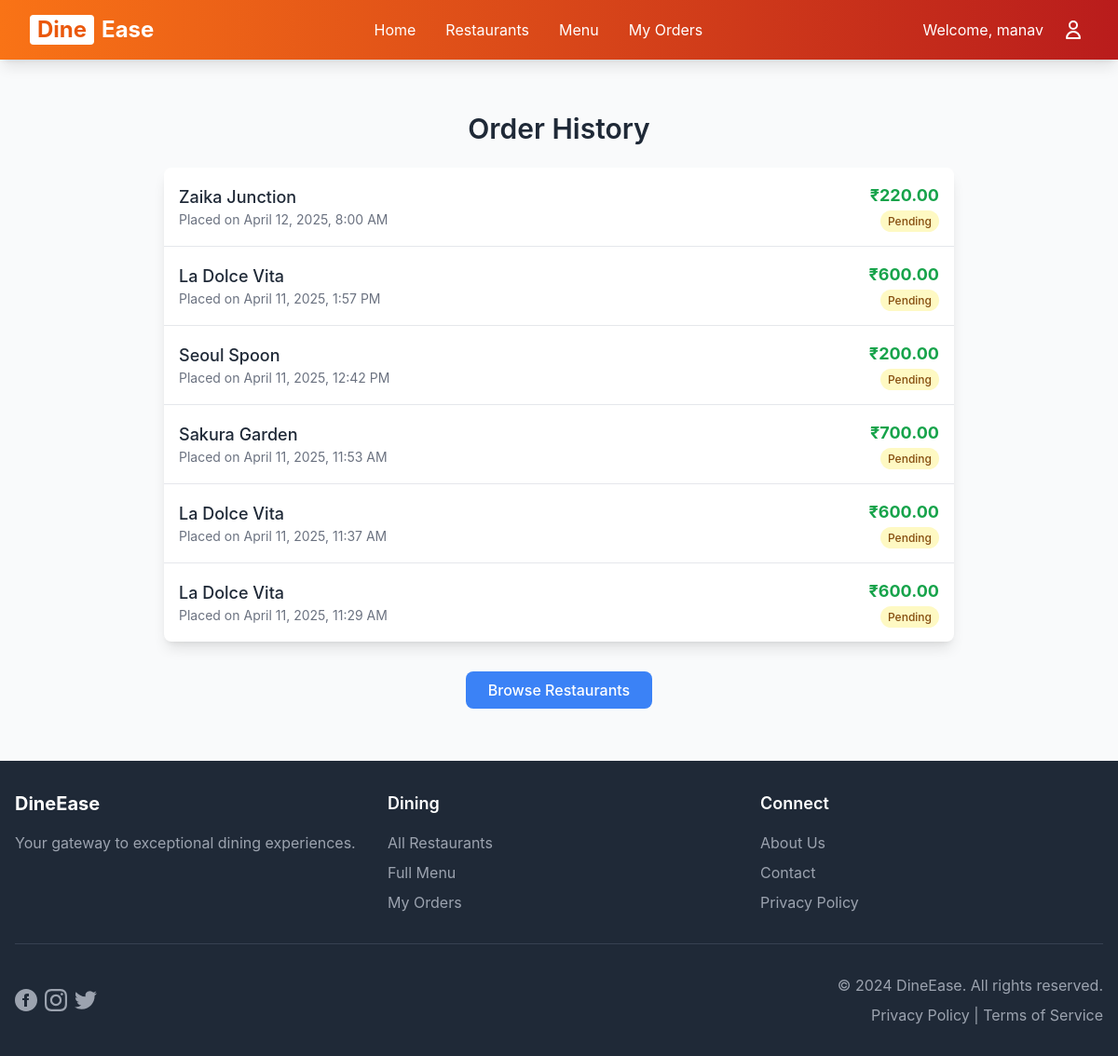
/order-history/ (signed in), run on an earlier commit of the app's database.
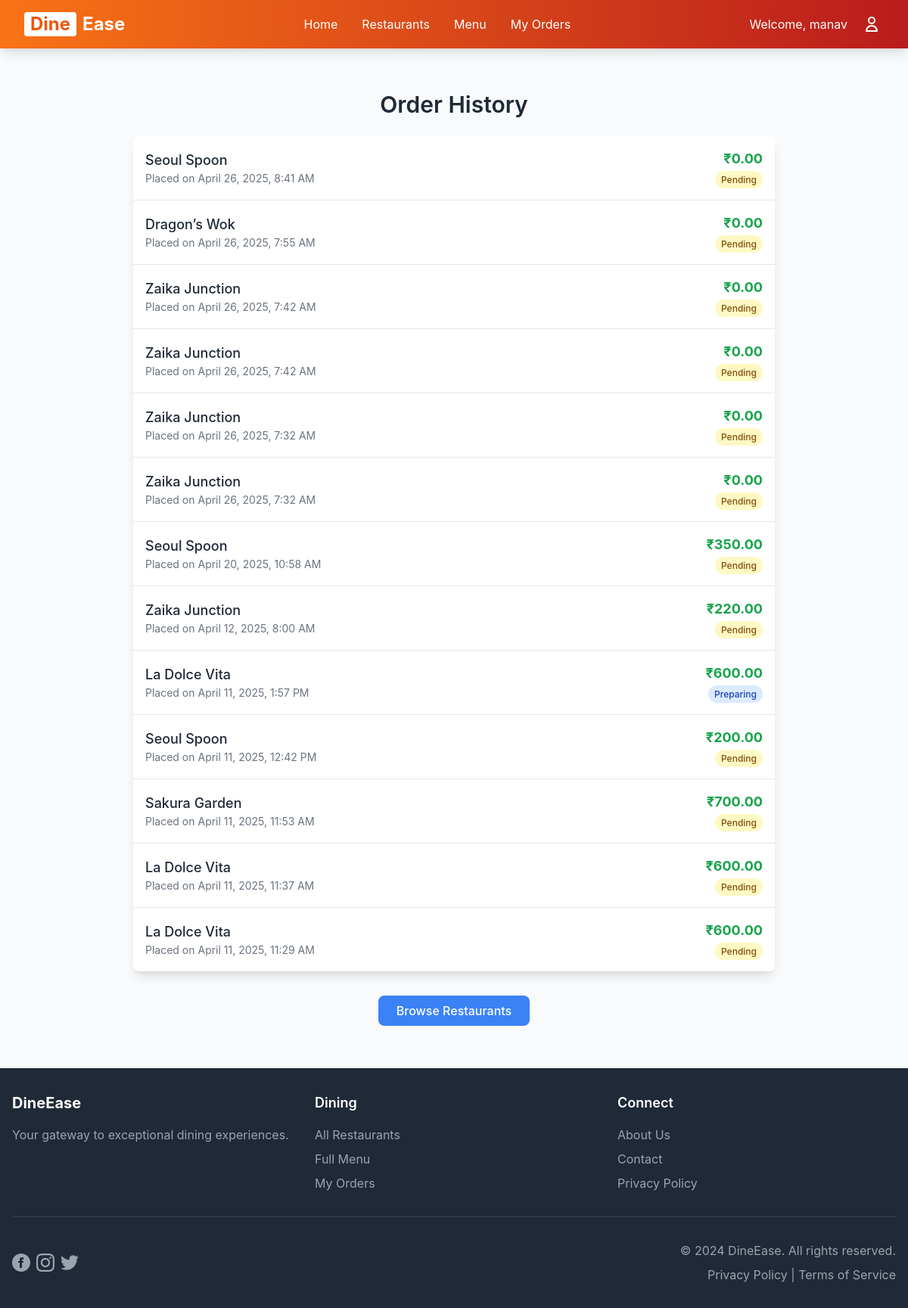
And on a later commit of the database.
### main/models.py (models this page shows, shortened)
class Order(models.Model):
    STATUS_CHOICES = [
        ('Pending', 'Pending'),
        ('Preparing', 'Preparing'),
        ('Completed', 'Completed'),
        ('Cancelled', 'Cancelled'),
    ]
    user = models.ForeignKey(User, on_delete=models.CASCADE, null=True, blank=True)
    guest_id = models.UUIDField(default=uuid.uuid4, editable=False, null=True, blank=True)
    restaurant = models.ForeignKey(Restaurant, on_delete=models.CASCADE)
    status = models.CharField(max_length=20, choices=STATUS_CHOICES, default='Pending')
    total_price = models.DecimalField(max_digits=8, decimal_places=2, default=0.00, editable=False)
    discount_applied = models.DecimalField(max_digits=8, decimal_places=2, default=0.00)
    coupon = models.ForeignKey(Coupon, null=True, blank=True, on_delete=models.SET_NULL)
    created_at = models.DateTimeField(auto_now_add=True)
    def __init__(self, *args, **kwargs):
        super().__init__(*args, **kwargs)
        self.skip_price_calculation = False

class Restaurant(models.Model):
    CUISINE_CHOICES = [
        ('korean','Korean'),
        ('italian', 'Italian'),
        ('japanese','Japanese'),
        ('mexican','Mexican'),
        ('chinese', 'Chinese'),
        ('thai', 'Thai'),
        ('spanish','Spanish'),
        ('indian', 'Indian'),
    ]
    name = models.CharField(max_length=255)
    location = models.CharField(max_length=255)
    description = models.TextField(blank=True)
    image = models.ImageField(upload_to="restaurants/", blank=True, null=True)
    cuisine = models.CharField(
        max_length=20,
        choices=CUISINE_CHOICES,
        default='indian'
    )

### main/views.py (the view)
# urls.py: path('order-history/', views.order_history, name='order_history'),
@login_required
def order_history(request):
    try:
        orders = Order.objects.filter(user=request.user).order_by('-created_at')
        context = {
            'orders': orders
        }
        return render(request, 'main/order_history.html', context)
    except Exception as e:
        messages.error(request, f'Error retrieving order history: {str(e)}')
        return redirect('home')

### hotel_management/urls.py (called while the page is built)
    def __call__(self, request):
        logger.info(f"Received request: {request.method} {request.path}")
        response = self.get_response(request)
        logger.info(f"Response status: {response.status_code}")
        return response

### main/templates/main/order_history.html (shortened to what this page needs)
{% extends 'main/base.html' %}
{% block content %}
<div class="max-w-4xl mx-auto p-6">
    <h2 class="text-3xl font-semibold mb-6 text-center">Order History</h2>
    {% if user.is_authenticated %}
        {% if orders %}
            <div class="bg-white rounded-lg shadow-lg overflow-hidden">
                <ul class="divide-y divide-gray-200">
                    {% for order in orders %}
                        <li class="hover:bg-gray-50 transition-colors">
                            <a href="{% url 'order_summary' order.id %}" class="block p-4">
                                <div class="flex items-center justify-between">
                                    <div>
                                        <h3 class="text-lg font-medium text-gray-800">{{ order.restaurant.name }}</h3>
                                        <p class="text-sm text-gray-500">Placed on {{ order.created_at|date:"F j, Y, g:i A" }}</p>
                                    </div>
                                    <div class="text-right">
                                        <span class="font-bold text-lg text-green-600">₹{{ order.total_price }}</span>
                                        <p>
                                            <span class="px-2 py-1 rounded-full text-xs font-medium
                                                {% if order.status == 'Pending' %}bg-yellow-100 text-yellow-800{% endif %}
                                                {% if order.status == 'Preparing' %}bg-blue-100 text-blue-800{% endif %}
                                            ">
                                                {{ order.status }}
                                            </span>
                                        </p>
                                    </div>
                                </div>
                            </a>
                        </li>
                    {% endfor %}
                </ul>
            </div>
        {% endif %}
        <div class="mt-8 text-center">
            <a href="{% url 'restaurant_list' %}" class="inline-block bg-blue-500 hover:bg-blue-600 text-white font-medium px-6 py-2 rounded-lg transition-colors">
                Browse Restaurants
            </a>
        </div>
    {% endif %}
</div>
{% endblock %}

### main/templates/main/base.html (shortened to what this page needs)
{% load static %}
<!DOCTYPE html>
<html lang="en">
<head>
    <link rel="stylesheet" href="{% static 'css/output.css' %}">
</head>
<body class="bg-gray-50 flex flex-col min-h-screen">
    <nav class="gradient-orange text-white shadow-lg" x-data="{ isOpen: false, profileOpen: false }">
        <div class="max-w-7xl mx-auto px-4 sm:px-6 lg:px-8">
            <div class="flex justify-between items-center h-16">
                <div class="flex-shrink-0">
                    <a href="/" class="text-2xl font-bold text-white flex items-center hover:opacity-90 transition duration-300">
                        <span class="bg-white text-orange-600 px-2 rounded mr-2">Dine</span>
                        <span class="text-white">Ease</span>
                    </a>
                </div>
                <div class="hidden md:flex space-x-8">
                    <a href="/" class="text-white hover:text-orange-200 transition duration-300">Home</a>
                    <a href="/restaurants" class="text-white hover:text-orange-200 transition duration-300">Restaurants</a>
                    <a href="/menu" class="text-white hover:text-orange-200 transition duration-300">Menu</a>
                    {% if user.is_authenticated %}
                    <a href="{% url 'order_history' %}" class="text-white hover:text-orange-200 transition duration-300">My Orders</a>
                    {% endif %}
                </div>
                <div class="hidden md:flex items-center space-x-4">
                    {% if user.is_authenticated %}
                        <span class="text-white">Welcome, {{ user.username }}</span>
                        <div class="relative" x-data="{ open: false }">
                            <button @click="open = !open"
                                    class="text-white hover:text-orange-200 p-1 rounded-full hover:bg-white/10 transition duration-300 flex items-center">
                                <svg class="w-6 h-6" fill="none" stroke="currentColor" viewBox="0 0 24 24">
                                    <path stroke-linecap="round" stroke-linejoin="round" stroke-width="2" d="M16 7a4 4 0 11-8 0 4 4 0 018 0zM12 14a7 7 0 00-7 7h14a7 7 0 00-7-7z"/>
                                </svg>
                            </button>
                        </div>
                    {% endif %}
                </div>
            </div>
        </div>
    </nav>
    <main class="flex-grow text-gray-800">
        <div class="container mx-auto px-4 py-8">
            {% block content %}{% endblock %}
        </div>
    </main>
    <footer class="bg-gray-800 text-white py-8 mt-auto">
        <div class="container mx-auto px-4">
            <div class="grid grid-cols-1 md:grid-cols-3 gap-8">
                <div>
                    <h3 class="text-xl font-bold mb-4">DineEase</h3>
                    <p class="text-gray-400">Your gateway to exceptional dining experiences.</p>
                </div>
                <div>
                    <h4 class="text-lg font-semibold mb-4">Dining</h4>
                    <ul class="space-y-2">
                        <li><a href="/restaurants" class="text-gray-400 hover:text-white transition duration-300">All Restaurants</a></li>
                        <li><a href="/menu" class="text-gray-400 hover:text-white transition duration-300">Full Menu</a></li>
                        <li><a href="{% url 'order_history' %}" class="text-gray-400 hover:text-white transition duration-300">My Orders</a></li>
                    </ul>
                </div>
                <div>
                    <h4 class="text-lg font-semibold mb-4">Connect</h4>
                    <ul class="space-y-2">
                        <li><a href="#" class="text-gray-400 hover:text-white transition duration-300">About Us</a></li>
                        <li><a href="#" class="text-gray-400 hover:text-white transition duration-300">Contact</a></li>
                        <li><a href="#" class="text-gray-400 hover:text-white transition duration-300">Privacy Policy</a></li>
                    </ul>
                </div>
            </div>
            <div class="mt-8 pt-8 border-t border-gray-700">
                <div class="flex flex-col md:flex-row justify-between items-center">
                    <div class="flex items-center space-x-4 mb-4 md:mb-0">
                        <div class="flex space-x-2">
                            <a href="#" class="text-gray-400 hover:text-white transition duration-300">
                                <svg class="w-6 h-6" fill="currentColor" viewBox="0 0 24 24"><path d="M12 0c-6.627 0-12 5.373-12 12s5.373 12 12 12 12-5.373 12-12-5.373-12-12-12zm3 8h-1.35c-.538 0-.65.221-.65.778v1.222h2l-.209 2h-1.791v7h-3v-7h-2v-2h2v-2.308c0-1.769.931-2.692 3.029-2.692h1.971v3z"/></svg>
                            </a>
                            <a href="#" class="text-gray-400 hover:text-white transition duration-300">
                            </a>
                            <a href="#" class="text-gray-400 hover:text-white transition duration-300">
                            </a>
                        </div>
                    </div>
                    <div class="mt-4 md:mt-0 text-center md:text-right text-gray-400">
                        <p>&copy; 2024 DineEase. All rights reserved.</p>
                        <p class="mt-2">
                            <a href="#" class="hover:text-white transition duration-300">Privacy Policy</a> |
                            <a href="#" class="hover:text-white transition duration-300">Terms of Service</a>
                        </p>
                    </div>
                </div>
            </div>
        </div>
    </footer>
</body>
</html>

### main/templates/main/base.html (style rules this page uses)
body { font-family: -apple-system, BlinkMacSystemFont, "Segoe UI", Roboto, "Helvetica Neue", Arial, sans-serif; }
.gradient-orange { background-image: linear-gradient(to right, #f97316, #b91c1c); }

What changed in the data, as far as the page shows it:
added Order: restaurant.name "Seoul Spoon", created_at "April 26, 2025, 8:41 AM", total_price "0.00", status "Pending"
added Order: restaurant.name "Dragon’s Wok", created_at "April 26, 2025, 7:55 AM", total_price "0.00", status "Pending"
added Order: restaurant.name "Zaika Junction", created_at "April 26, 2025, 7:42 AM", total_price "0.00", status "Pending"
added Order: restaurant.name "Zaika Junction", created_at "April 26, 2025, 7:42 AM", total_price "0.00", status "Pending"
added Order: restaurant.name "Zaika Junction", created_at "April 26, 2025, 7:32 AM", total_price "0.00", status "Pending"
added Order: restaurant.name "Zaika Junction", created_at "April 26, 2025, 7:32 AM", total_price "0.00", status "Pending"
added Order: restaurant.name "Seoul Spoon", created_at "April 20, 2025, 10:58 AM", total_price "350.00", status "Pending"
changed Order: status "Pending" → "Preparing"
